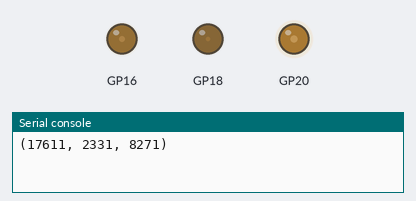
Bench run of a program on a simulated Raspberry Pi Pico running MicroPython. Shown: output pins drawn as LEDs (lit = HIGH), the last lines printed to the serial console. Random numbers come from a fixed seed.

Above: at 0.1 s.
At 4.1 s:
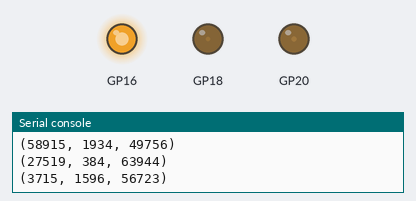
At 9.1 s:
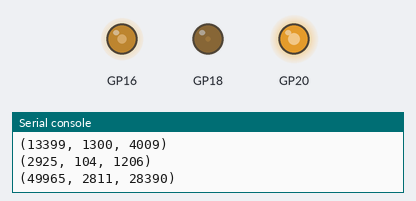
At 19.1 s:
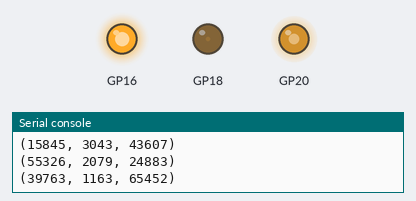
At 30.1 s:
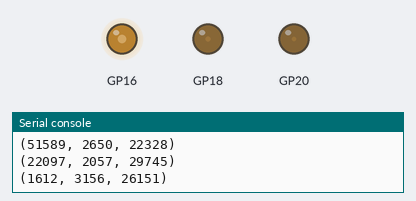
At 39.1 s:
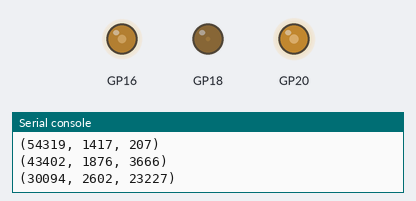
Timing chart, 0 to 40.0 s (numbered marks = the images above):
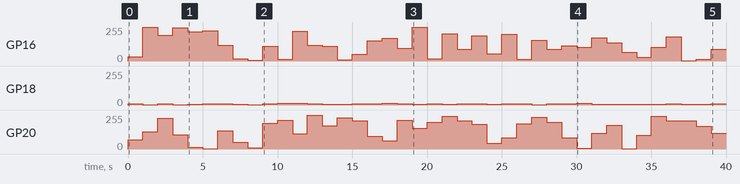

Measured:
- by itself, GP16: 0/255 → 32/255 at 0.00 s, → 253/255 1.0 s later, → 194/255 1.0 s later, → 249/255 1.0 s later, … (40 changes in this stretch)
- by itself, GP18: 0/255 → 9/255 at 0.00 s, → 2/255 1.0 s later, → 8/255 1.0 s later, → 1/255 1.0 s later, … (37 changes in this stretch)
- by itself, GP20: 0/255 → 69/255 at 0.00 s, → 130/255 1.0 s later, → 229/255 1.0 s later, → 107/255 1.0 s later, … (39 changes in this stretch)

The program:

RGB_LED_lighting_intensity_control4.py
```python
from machine import Pin,PWM
import utime as t
import random as r
Led_R = PWM(Pin(20))
Led_G = PWM(Pin(18))
Led_B = PWM(Pin(16))
# Define the frequency
Led_R.freq(1000)
Led_G.freq(1000)
Led_B.freq(1000)
if __name__ == "__main__":
    while True:
        # range of random numbers
        R=r.randint(0,65535)
        G=r.randint(0,06535)
        B=r.randint(0,65535)
        print(R,G,B)
        Led_R.duty_u16(R)
        Led_G.duty_u16(G)
        Led_B.duty_u16(B)
        t.sleep_ms(1000)
```
